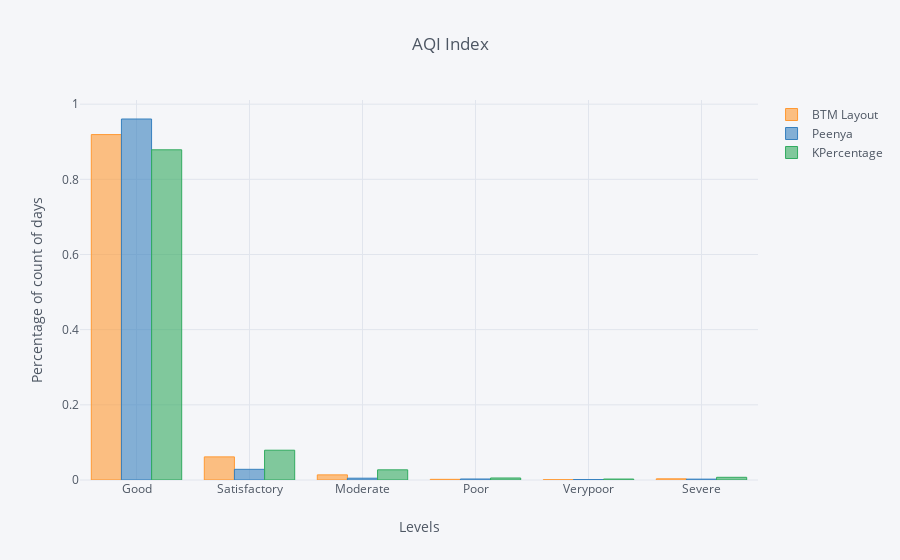

Here is the notebook cell this chart was saved with:
### Code cell
AQI.iplot(kind='bar', xTitle='Levels', yTitle='Percentage of count of days',
    title= 'AQI Index')

### Figure 1 — Plotly figure (JSON) as saved in the notebook; plotly's stock layout.template omitted (floating-point values rounded to 4 significant figures)
{"data": [{"marker": {"color": "rgba(255, 153, 51, 0.6)", "line": {"color": "rgba(255, 153, 51, 1.0)", "width": 1}}, "name": "BTM Layout", "orientation": "v", "text": "", "type": "bar", "uid": "34417d2d-d7a2-4fa9-b687-448e9b695109", "x": ["Good", "Satisfactory", "Moderate", "Poor", "Verypoor", "Severe"], "y": [0.9191, 0.06152, 0.01366, 0.001777, 0.0007965, 0.003186]}, {"marker": {"color": "rgba(55, 128, 191, 0.6)", "line": {"color": "rgba(55, 128, 191, 1.0)", "width": 1}}, "name": "Peenya", "orientation": "v", "text": "", "type": "bar", "uid": "059e62f2-25dd-42ff-b15f-f8bafdbad3f8", "x": ["Good", "Satisfactory", "Moderate", "Poor", "Verypoor", "Severe"], "y": [0.9605, 0.02842, 0.004818, 0.002683, 0.00122, 0.002317]}, {"marker": {"color": "rgba(50, 171, 96, 0.6)", "line": {"color": "rgba(50, 171, 96, 1.0)", "width": 1}}, "name": "KPercentage", "orientation": "v", "text": "", "type": "bar", "uid": "57414419-f4af-471a-b489-2934e04387ac", "x": ["Good", "Satisfactory", "Moderate", "Poor", "Verypoor", "Severe"], "y": [0.8786, 0.07927, 0.02709, 0.005352, 0.002542, 0.007158]}], "layout": {"legend": {"bgcolor": "#F5F6F9", "font": {"color": "#4D5663"}}, "paper_bgcolor": "#F5F6F9", "plot_bgcolor": "#F5F6F9", "title": {"font": {"color": "#4D5663"}, "text": "AQI Index"}, "xaxis": {"gridcolor": "#E1E5ED", "showgrid": true, "tickfont": {"color": "#4D5663"}, "title": {"font": {"color": "#4D5663"}, "text": "Levels"}, "zerolinecolor": "#E1E5ED"}, "yaxis": {"gridcolor": "#E1E5ED", "showgrid": true, "tickfont": {"color": "#4D5663"}, "title": {"font": {"color": "#4D5663"}, "text": "Percentage of count of days"}, "zerolinecolor": "#E1E5ED"}}}
